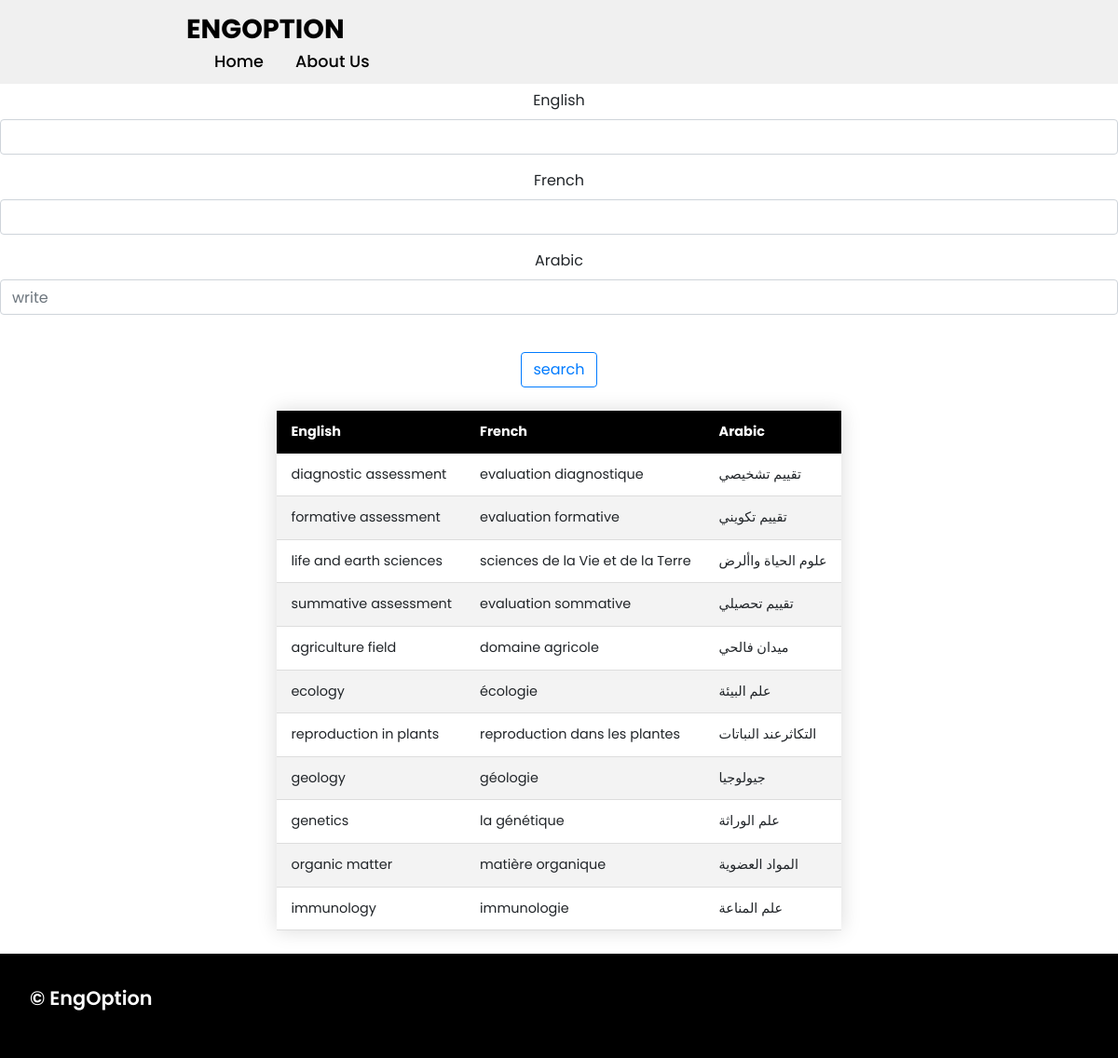
Before: /svt/general/ with the older database file.
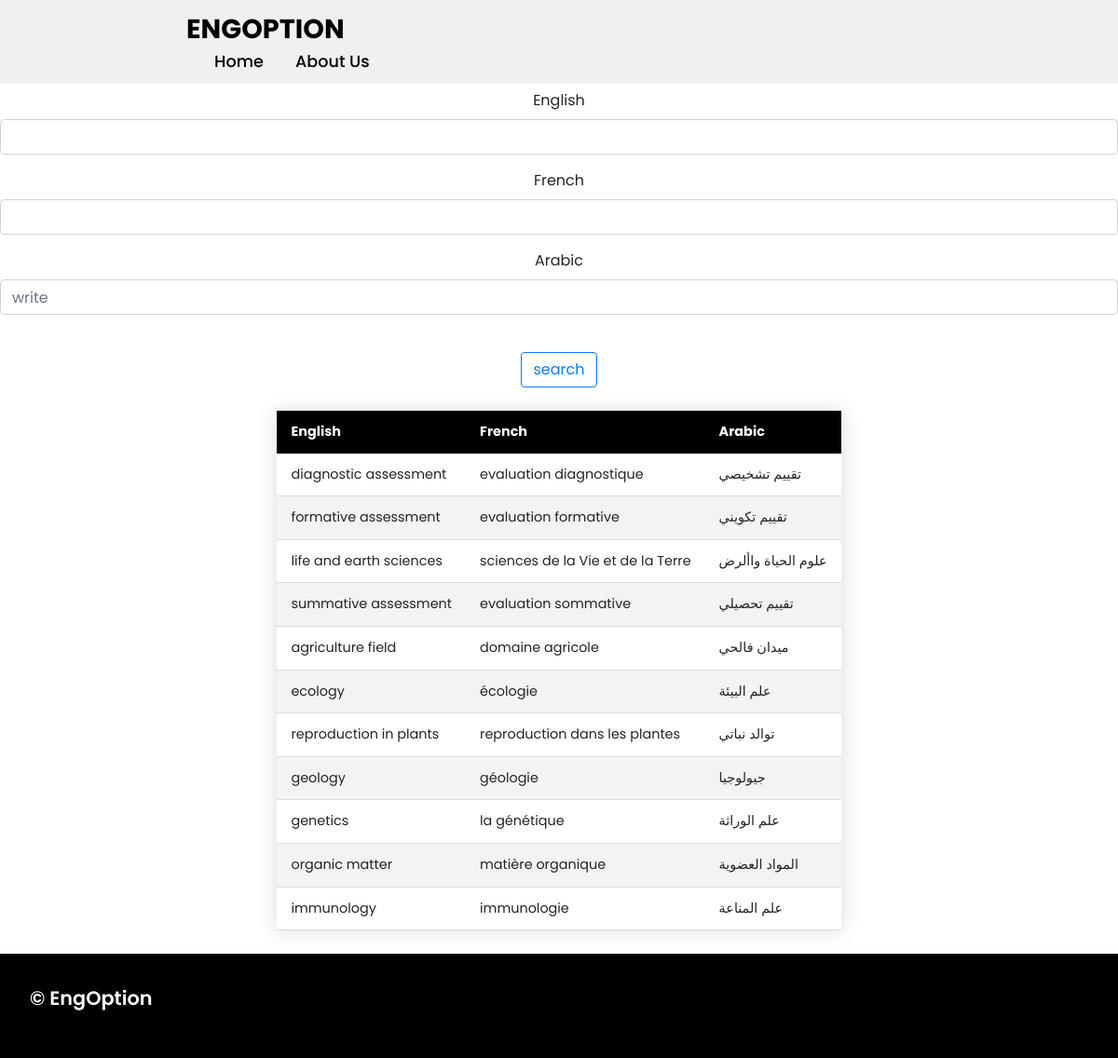
After: the same page with the newer database file.
### app/models.py (models this page shows, shortened)
class SVTWord(models.Model):
    fields = [
        ('General','General'),
        ('Ecology','Ecology'),
        ('Reproduction in plants','Reproduction in plants'),
        ('Geology','Geology'),
        ('Genetics','Genetics'),
        ('Organic matter','Organic matter'),
        ('Nerves: Neurons and hormones','Nerves: Neurons and hormones'),
        ('Reproduction in humans ','Reproduction in humans '),
        ('Immunology','Immunology'),
    ]
    english = models.CharField(max_length=100)
    french = models.CharField(max_length=100)
    arabic = models.CharField(max_length=100)
    field = models.CharField(max_length=100,null=True,blank=True,choices=fields)

### app/views.py (the view)
# urls.py: path('svt/general/',svt_general,name="svtgeneral"),
def svt_general(request):
    general_words = SVTWord.objects.all().filter(field='General')
    filter = OrderFilter(request.GET,queryset=general_words)
    general_words = filter.qs
    context = {
        'svt_general_words':general_words,
        'filter':filter,
    }
    return render(request,'svt/svt_general.html',context)

### app/templates/svt/svt_general.html (shortened to what this page needs)
{% extends 'base.html' %}
{% load static %}
{% block body %}
<br>
<br>
<br>
<br>
<center>
    {% include 'search.html' %}
<table style="overflow-x:auto;" class="styled-table">
    <thead>
        <tr>
            <th>English</th>
            <th>French</th>
            <th>Arabic</th>
        </tr>
    </thead>
    <tbody>
        {% for word in svt_general_words %}
        <tr>
            <td>{{word.english}}</td>
            <td>{{word.french}}</td>
            <td>{{word.arabic}}</td>
        </tr>
        {% endfor %}
    </tbody>
</table>
</center>
{% endblock %}

Changed rows visible on the page:
changed SVTWord "reproduction in plants": arabic "التكاثرعند النباتات" → "توالد نباتي"
